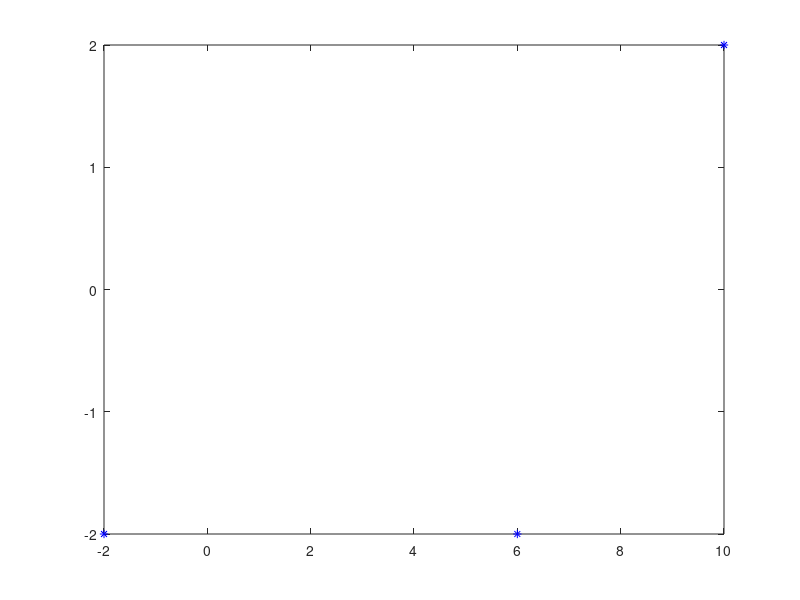

MATLAB code for this plot: (Note: this script raises an error after producing the figure.)
clear

px=[-2 6 10];
py=[-2 -2 2];

vx=6;
vy=-4;

t1=0;t2=1;t3=1.5;
plot (px, py, 'b*');
hold on

syms a3 a2 a1 a0 t;

x(t)=a3*t^3 + a2*t^2 + a1*t + a0;
xd(t)=diff(x,t);
ex=[x(t1)==px(1),...
    x(t2)==px(2),...
    x(t3)==px(3),...
    xd(t1)==vx(1)];
rx=solve(ex,[a3 a2 a1 a0]);
cx(t)=subs(x,[a3 a2 a1 a0],[rx.a3 rx.a2 rx.a1 rx.a0]);

syms b3 b2 b1 b0
y(t)=b3*t^3 + b2*t^2 + b1*t + b0;
yd(t)=diff(y,t);
ey=[y(t1)==py(1),...
    y(t2)==py(2),...
    y(t3)==py(3),...
    yd(t1)==vy(1)];
ry=solve(ey,[b3 b2 b1 b0]);
cy(t)=subs(y,[b3 b2 b1 b0],[ry.b3 ry.b2 ry.b1 ry.b0]);

fplot(cx,cy,[t1 t3]);


cxd(t)=subs(xd,[a3 a2 a1 a0],[rx.a3 rx.a2 rx.a1 rx.a0]);
cyd(t)=subs(yd,[b3 b2 b1 b0],[ry.b3 ry.b2 ry.b1 ry.b0]);
vx = cxd(t1);
vy = cyd(t1);
quiver(px(1), py(1), vx, vy);


% part 2
%px=[-2 6 10];
%py=[-2 -2 2];


px2=[10 13];
py2=[2 5];
dxd(t)=diff(cx,t);
dyd(t)=diff(cy,t);
vx2=[dxd(t3),2];
vy2=[dyd(t3),2];

quiver(px2(1),py2(1),vx2(1),vy2(1));


xs(t)=a3*t^3 + a2*t^2 + a1*t + a0;
xdd=diff(xs,t);
ex2=[xs(t1)==px2(1),...
     xs(t2)==px2(2),...
     xdd(t1)==vx2(1),...
     xdd(t2)==vx2(2)];
rx2=solve(ex2,[a3 a2 a1 a0]);
cxd(t)=subs(xs,[a3 a2 a1 a0],[rx2.a3 rx2.a2 rx2.a1 rx2.a0]);

ys(t)=b3*t^3 + b2*t^2 + b1*t + b0;
ydd=diff(ys,t);
ey2=[ys(t1)==py2(1),...
     ys(t2)==py2(2),...
     ydd(t1)==vy2(1),...
     ydd(t2)==vy2(2)];
ry2=solve(ey2,[b3 b2 b1 b0]);
cyd(t)=subs(ys,[b3 b2 b1 b0],[ry2.b3 ry2.b2 ry2.b1 ry2.b0]);

fplot(cxd,cyd,[t1 t2]);


